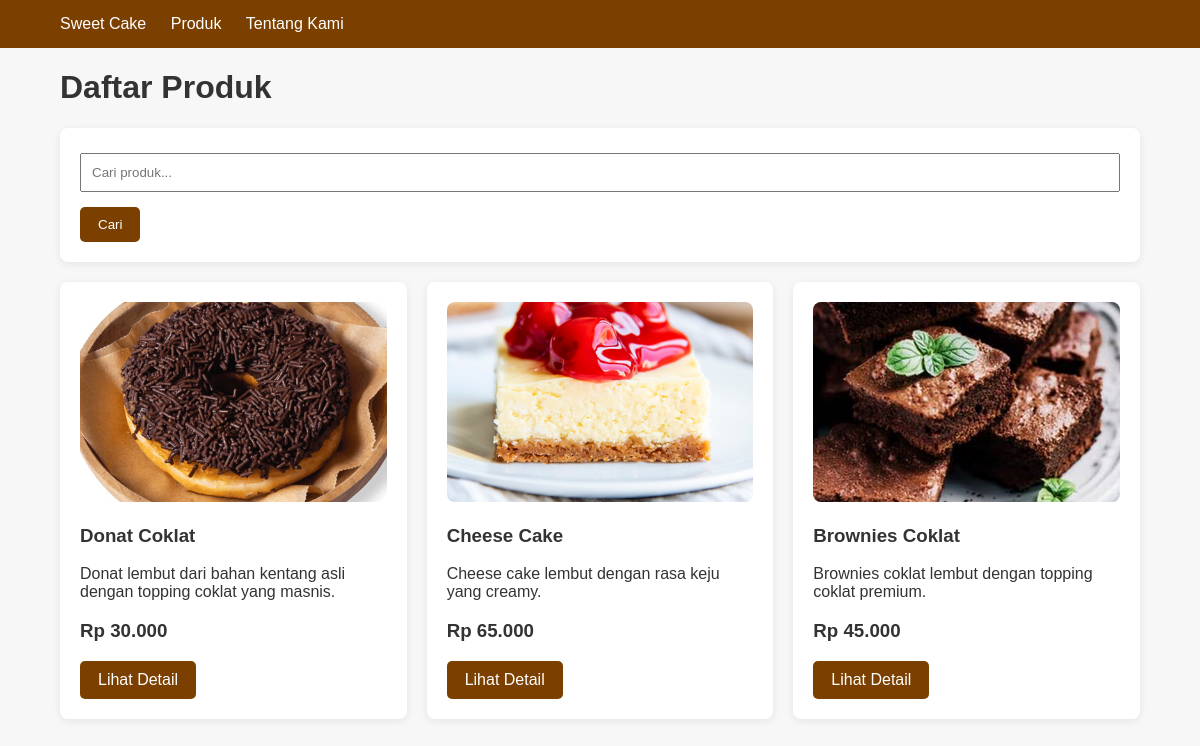
/produk.php, run on the app's committed database.
### tables this page shows
CREATE TABLE `produk` (
  `id` int NOT NULL,
  `nama` varchar(100) NOT NULL,
  `kategori` varchar(50) NOT NULL,
  `deskripsi` text NOT NULL,
  `harga` decimal(12,2) NOT NULL,
  `stok` int NOT NULL DEFAULT '0',
  `gambar` varchar(255) DEFAULT NULL,
  `created_at` timestamp NOT NULL DEFAULT CURRENT_TIMESTAMP
);

### produk.php (the view, shortened to what this page needs)
<?php
require_once "config/database.php";
$keyword = $_GET['keyword'] ?? '';
if ($keyword != '') {
    $keyword_safe = mysqli_real_escape_string(
        $conn,
        $keyword
    );
    $query = mysqli_query(
        $conn,
        "SELECT * FROM produk
         WHERE nama LIKE '%$keyword_safe%'
         ORDER BY id DESC"
    );
} else {
    $query = mysqli_query(
        $conn,
        "SELECT * FROM produk
         ORDER BY id DESC"
    );
}
?>
<!DOCTYPE html>
<html>
<head>
    <link rel="stylesheet" href="assets/style.css">
</head>
<body>
<div class="navbar">
    <div class="container">
        <a href="index.php">
            Sweet Cake
        </a>
        <a href="produk.php">
            Produk
        </a>
        <a href="tentang.php">
            Tentang Kami
        </a>
    </div>
</div>
<div class="container">
    <h1>Daftar Produk</h1>
    <div class="card">
        <form method="GET">
            <input
                type="text"
                name="keyword"
                placeholder="Cari produk..."
                value="<?= htmlspecialchars($keyword); ?>"
            >
            <button
                type="submit"
                class="btn"
            >
                Cari
            </button>
        </form>
    </div>
    <div class="grid">
        <?php while ($row = mysqli_fetch_assoc($query)): ?>
        <div class="card">
            <?php if ($row['gambar']): ?>
                <img
                    src="uploads/produk/<?= htmlspecialchars($row['gambar']); ?>"
                    class="product-image"
                >
            <?php endif; ?>
            <h3>
                <?= htmlspecialchars($row['nama']); ?>
            </h3>
            <p>
                <?= htmlspecialchars($row['deskripsi']); ?>
            </p>
            <h3>
                Rp <?= number_format(
                    $row['harga'],
                    0,
                    ',',
                    '.'
                ); ?>
            </h3>
            <a
                href="detail.php?id=<?= $row['id']; ?>"
                class="btn"
            >
                Lihat Detail
            </a>
        </div>
        <?php endwhile; ?>
    </div>
</div>
</body>
</html>

### assets/style.css (style rules this page uses)
* { box-sizing: border-box; }
body { margin: 0; font-family: Arial, sans-serif; background: #f7f7f7; color: #333; }
.container { width: 90%; max-width: 1100px; margin: auto; }
.navbar { background: #7b3f00; padding: 15px 0; }
.navbar a { color: white; text-decoration: none; margin-right: 20px; }
.btn { display: inline-block; padding: 10px 18px; background: #7b3f00; color: white; text-decoration: none; border-radius: 5px; border: none; cursor: pointer; }
.card { background: white; padding: 20px; border-radius: 8px; margin-bottom: 20px; box-shadow: 0 2px 8px rgba(0,0,0,0.08); }
.grid { display: grid; grid-template-columns: repeat(3, 1fr); gap: 20px; }
.product-image { width: 100%; height: 200px; object-fit: cover; border-radius: 8px; }
input, textarea, select { width: 100%; padding: 10px; margin-top: 5px; margin-bottom: 15px; }

### data on the page
produk: gambar (picture), nama "Donat Coklat", deskripsi "Donat lembut dari bahan kentang asli dengan topping coklat yang masnis.", harga "30.000"
produk: gambar (picture), nama "Cheese Cake", deskripsi "Cheese cake lembut dengan rasa keju yang creamy.", harga "65.000"
produk: gambar (picture), nama "Brownies Coklat", deskripsi "Brownies coklat lembut dengan topping coklat premium.", harga "45.000"
